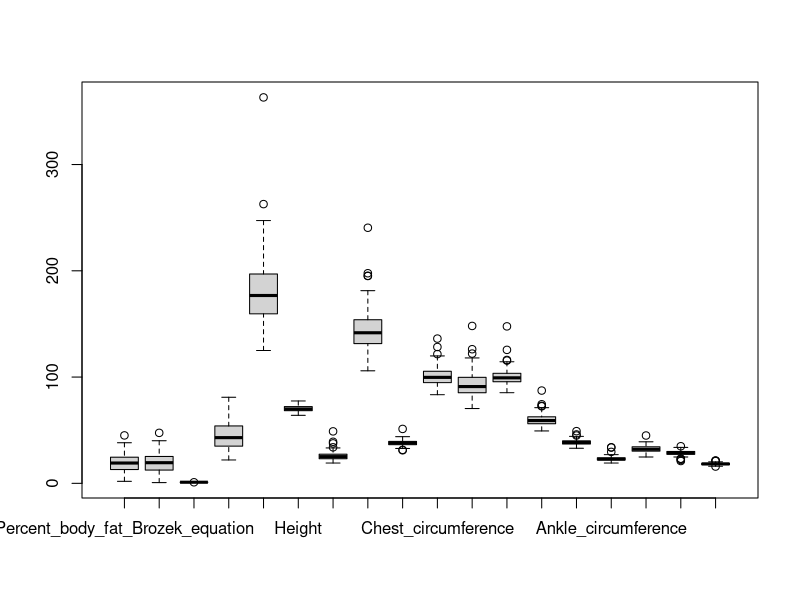
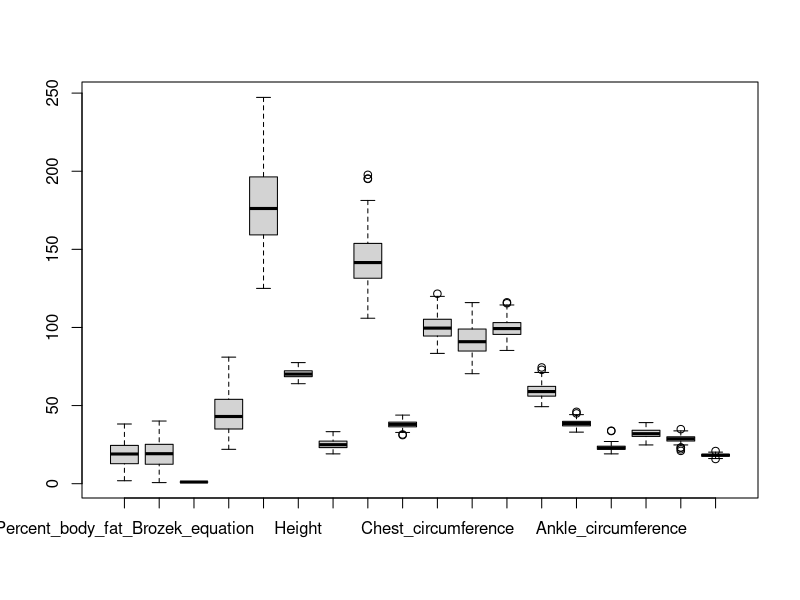
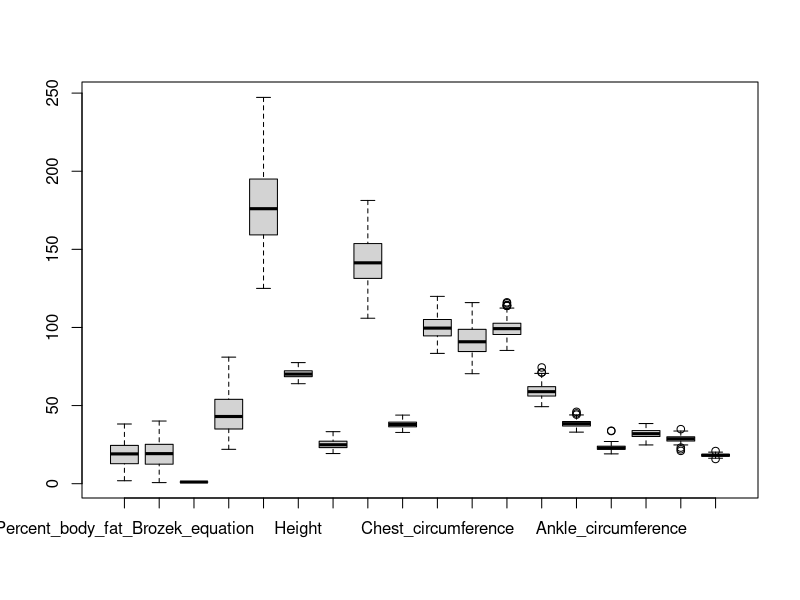
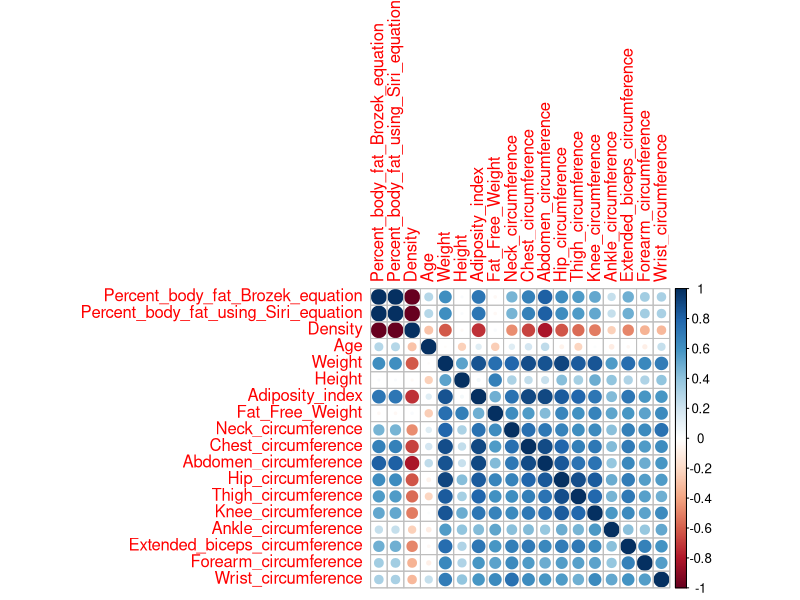
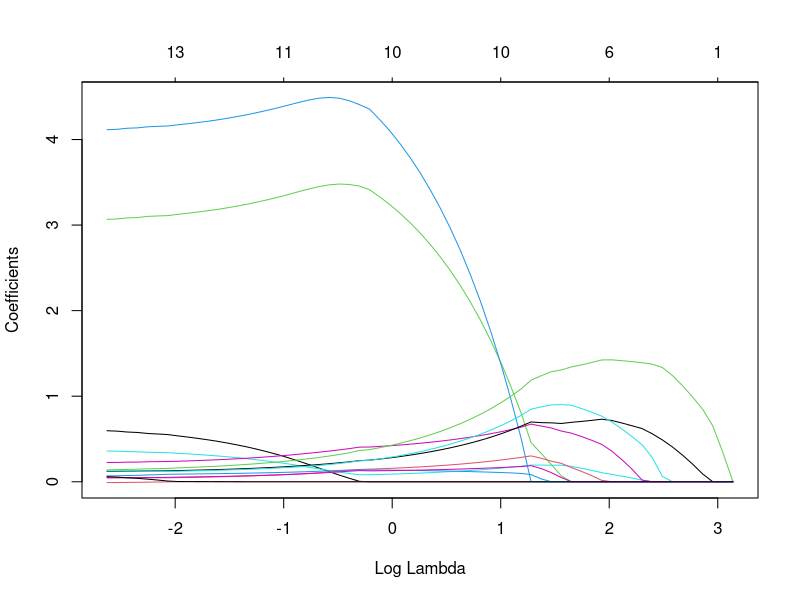
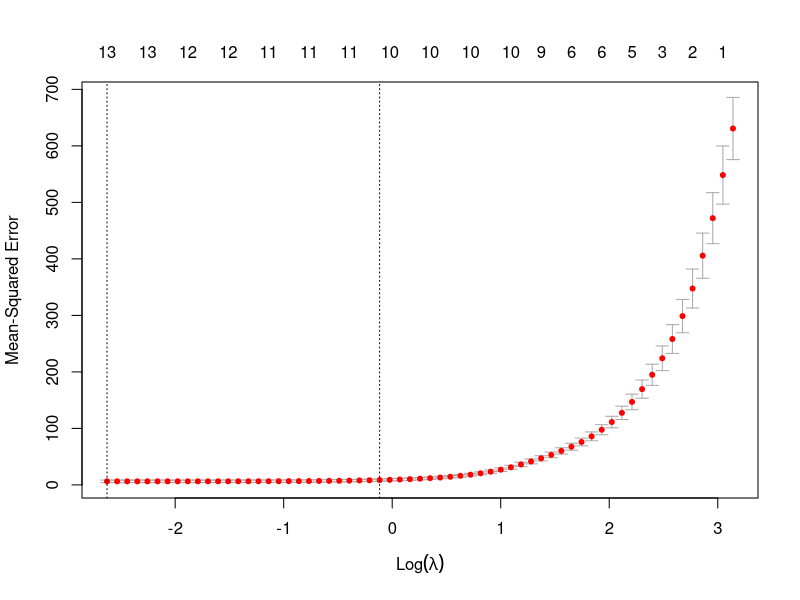
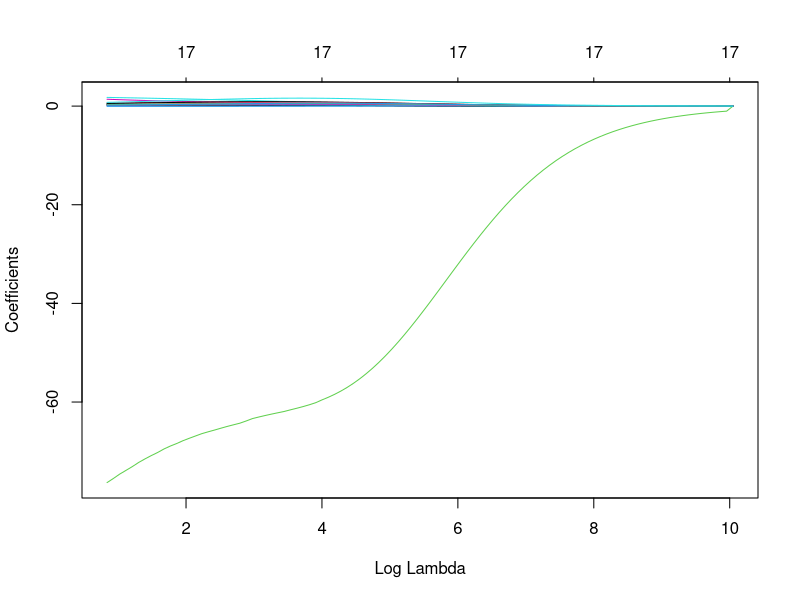
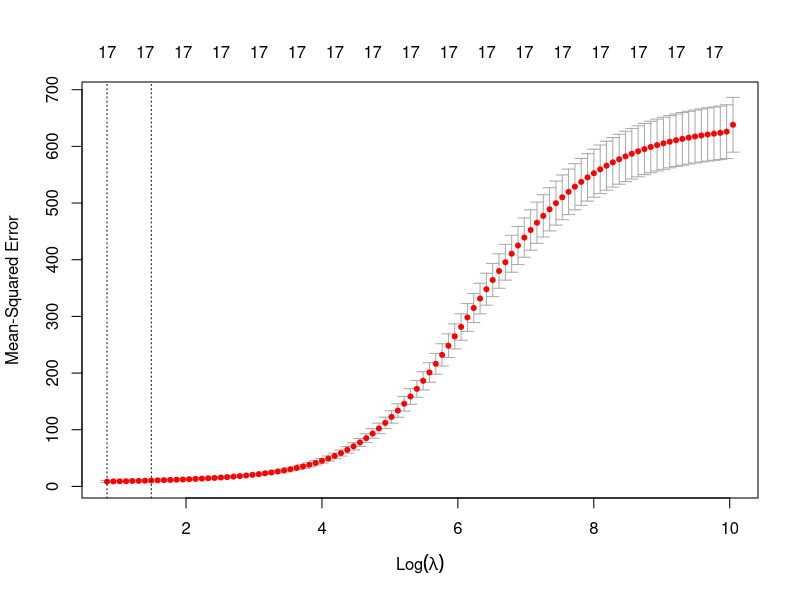

Write the R code that produced these figures, in order.
rm(list=ls())
###Extraction et Analyse des donnes

tab = data.frame(read.table("FA.dat", sep = "", header = TRUE))
#suppression des données eronnées apprise grâce aux notes spéciales du jeu de donnée
tab = tab[-c(48, 76, 96,182),-1]
#modification d'une donnée par rapport aux notes spéciales du jeu de donnée
tab$Height[42] = 69.5

#Repérage de valeurs abérantes à enlever
boxplot(tab)
#pour la colonne Weight nous avons deux valeurs abérante à enlever
m = which(grepl(max(tab$Weight),tab$Weight))
tab = tab[-c(m),]
m = which(grepl(max(tab$Weight),tab$Weight))
tab = tab[-c(m),]
# pour la colonne Percent_body_fat_Brozek_equation nous avons 1 valeur abérrante
m = which(grepl(max(tab$Percent_body_fat_Brozek_equation),tab$Percent_body_fat_Brozek_equation))
tab = tab[-c(m),]
#cette valeur était aussi une valeur abérante pour Percent_body_fat_using_Siri_equation, Density, Adiposity_index, Abdomen_circumference
#pour Adiposity_index
m = which(grepl(max(tab$Adiposity_index),tab$Adiposity_index))
tab = tab[-c(m),]
boxplot(tab)
#pour Fat free Weight
m = which(grepl(max(tab$Fat_Free_Weight),tab$Fat_Free_Weight))
tab = tab[-c(m),]
m = which(grepl(max(tab$Fat_Free_Weight),tab$Fat_Free_Weight))
tab = tab[-c(m),]
m = which(grepl(max(tab$Fat_Free_Weight),tab$Fat_Free_Weight))
tab = tab[-c(m),]
# pour Neck_circumference
m = which(grepl(min(tab$Neck_circumference),tab$Neck_circumference))
tab = tab[-c(m),]
m = which(grepl(min(tab$Neck_circumference),tab$Neck_circumference))
tab = tab[-c(m),]
# pour Chest_circumference
m = which(grepl(max(tab$Chest_circumference),tab$Chest_circumference))
tab = tab[-c(m),]
boxplot(tab)


###R?gression
library(corrplot)
corrplot(cor(tab))

###pr?paration
library(glmnet)

tab2= tab[-5]
summary(tab$Weight)

Y= tab$Weight

x=as.matrix(data.frame(tab2))

##lasso

modlasso = glmnet(x, tab$Weight, alpha=1, family="gaussian")
plot(modlasso, xvar="lambda")
##attributes(modlasso)
##Les coefficients
coef(modlasso)[, 10]

##Crossvalidation
cvModlasso= cv.glmnet(x,y= Y, alpha=1)
plot(cvModlasso)

bestLambdaLasso = cvModlasso$lambda.min
##bestLambdaLasso
##[1] 0.8081123

##############################Ridge
modridge = glmnet(x, tab$Weight, alpha=0, family="gaussian")
plot(modridge, xvar="lambda")
##Coefficients
coef(modridge)[, 10]

##Crossvalidation
cvModridge= cv.glmnet(x,y= Y, alpha=0)
plot(cvModridge)

bestLambdaRidge = cvModlasso$lambda.min
##bestLambdaRidge
##[1]0.8081123


###################################Stepwise, forward, backward

library(MASS)
# Fit the full model 
  lmModel = lm(Weight~., data = tab)
# Stepwise regression model
stepModel = stepAIC(lmModel, direction = "both", trace = FALSE)
summary(stepModel)

# forward regression model
forwardModel = stepAIC(lmModel, direction = "forward", trace = FALSE)
summary(forwardModel)

# Stepwise regression model
backwardModel = stepAIC(lmModel, direction = "backward", trace = FALSE)
summary(backwardModel)


